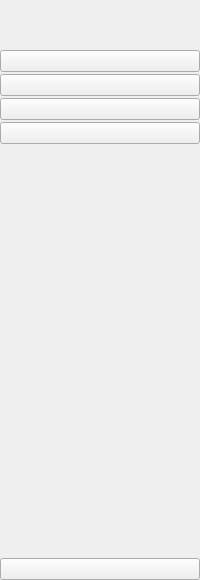
     <widget class="QWidget" name="iconWidget" native="true">
      <property name="minimumSize">
       <size>
        <width>0</width>
        <height>0</height>
       </size>
      </property>
      <layout class="QVBoxLayout" name="verticalLayout_3">
       <property name="spacing">
        <number>0</number>
       </property>
       <property name="leftMargin">
        <number>0</number>
       </property>
       <property name="topMargin">
        <number>0</number>
       </property>
       <property name="rightMargin">
        <number>0</number>
       </property>
       <property name="bottomMargin">
        <number>0</number>
       </property>
       <item>
        <layout class="QHBoxLayout" name="horizontalLayout">
         <item>
          <widget class="QLabel" name="logo_label_1">
           <property name="enabled">
            <bool>true</bool>
           </property>
           <property name="minimumSize">
            <size>
             <width>50</width>
             <height>50</height>
            </size>
           </property>
           <property name="maximumSize">
            <size>
             <width>50</width>
             <height>50</height>
            </size>
           </property>
           <property name="text">
            <string/>
           </property>
           <property name="pixmap">
            <pixmap resource="resource.qrc">:/icons/icons/logo.svg</pixmap>
           </property>
           <property name="scaledContents">
            <bool>true</bool>
           </property>
          </widget>
         </item>
        </layout>
       </item>
       <item>
        <layout class="QVBoxLayout" name="verticalLayout">
         <property name="spacing">
          <number>2</number>
         </property>
         <item>
          <widget class="QPushButton" name="coa_button_1">
           <property name="text">
            <string/>
           </property>
           <property name="icon">
            <iconset resource="resource.qrc">
             <normaloff>:/icons/icons/analysis.svg</normaloff>
             <normalon>:/icons/icons/CoA_alb.svg</normalon>:/icons/icons/analysis.svg</iconset>
           </property>
           <property name="iconSize">
            <size>
             <width>30</width>
             <height>30</height>
            </size>
           </property>
           <property name="checkable">
            <bool>true</bool>
           </property>
           <property name="autoExclusive">
            <bool>true</bool>
           </property>
          </widget>
         </item>
         <item>
          <widget class="QPushButton" name="dmp1_button_1">
           <property name="text">
            <string/>
           </property>
           <property name="icon">
            <iconset resource="resource.qrc">
             <normaloff>:/icons/icons/tankDMP2.svg</normaloff>
             <normalon>:/icons/icons/tankDMP1_alb.svg</normalon>:/icons/icons/tankDMP2.svg</iconset>
           </property>
           <property name="iconSize">
            <size>
             <width>30</width>
             <height>30</height>
            </size>
           </property>
           <property name="checkable">
            <bool>true</bool>
           </property>
           <property name="autoExclusive">
            <bool>true</bool>
           </property>
          </widget>
         </item>
         <item>
          <widget class="QPushButton" name="dmp2_button_1">
           <property name="toolTipDuration">
            <number>-1</number>
           </property>
           <property name="text">
            <string/>
           </property>
           <property name="icon">
            <iconset resource="resource.qrc">
             <normaloff>:/icons/icons/tankDMP1.svg</normaloff>
             <normalon>:/icons/icons/tankDMP2_alb.svg</normalon>:/icons/icons/tankDMP1.svg</iconset>
           </property>
           <property name="iconSize">
            <size>
             <width>30</width>
             <height>30</height>
            </size>
           </property>
           <property name="checkable">
            <bool>true</bool>
           </property>
           <property name="autoExclusive">
            <bool>true</bool>
           </property>
          </widget>
         </item>
         <item>
          <widget class="QPushButton" name="db_button_1">
           <property name="text">
            <string/>
           </property>
           <property name="icon">
            <iconset resource="resource.qrc">
             <normaloff>:/icons/icons/DB.svg</normaloff>
             <normalon>:/icons/icons/SQL_alb_nou.svg</normalon>:/icons/icons/DB.svg</iconset>
           </property>
           <property name="iconSize">
            <size>
             <width>30</width>
             <height>30</height>
            </size>
           </property>
           <property name="checkable">
            <bool>true</bool>
           </property>
           <property name="autoExclusive">
            <bool>true</bool>
           </property>
          </widget>
         </item>
        </layout>
       </item>
       <item>
        <spacer name="verticalSpacer">
         <property name="orientation">
          <enum>Qt::Vertical</enum>
         </property>
         <property name="sizeHint" stdset="0">
          <size>
           <width>20</width>
           <height>414</height>
          </size>
         </property>
        </spacer>
       </item>
       <item>
        <widget class="QPushButton" name="exit_button_1">
         <property name="text">
          <string/>
         </property>
         <property name="icon">
          <iconset resource="resource.qrc">
           <normaloff>:/icons/icons/exit.svg</normaloff>
           <normalon>:/icons/icons/exit.svg</normalon>:/icons/icons/exit.svg</iconset>
         </property>
         <property name="iconSize">
          <size>
           <width>25</width>
           <height>25</height>
          </size>
         </property>
        </widget>
       </item>
      </layout>
      <zorder>exit_button_1</zorder>
      <zorder>verticalSpacer</zorder>
      <zorder></zorder>
     </widget>
